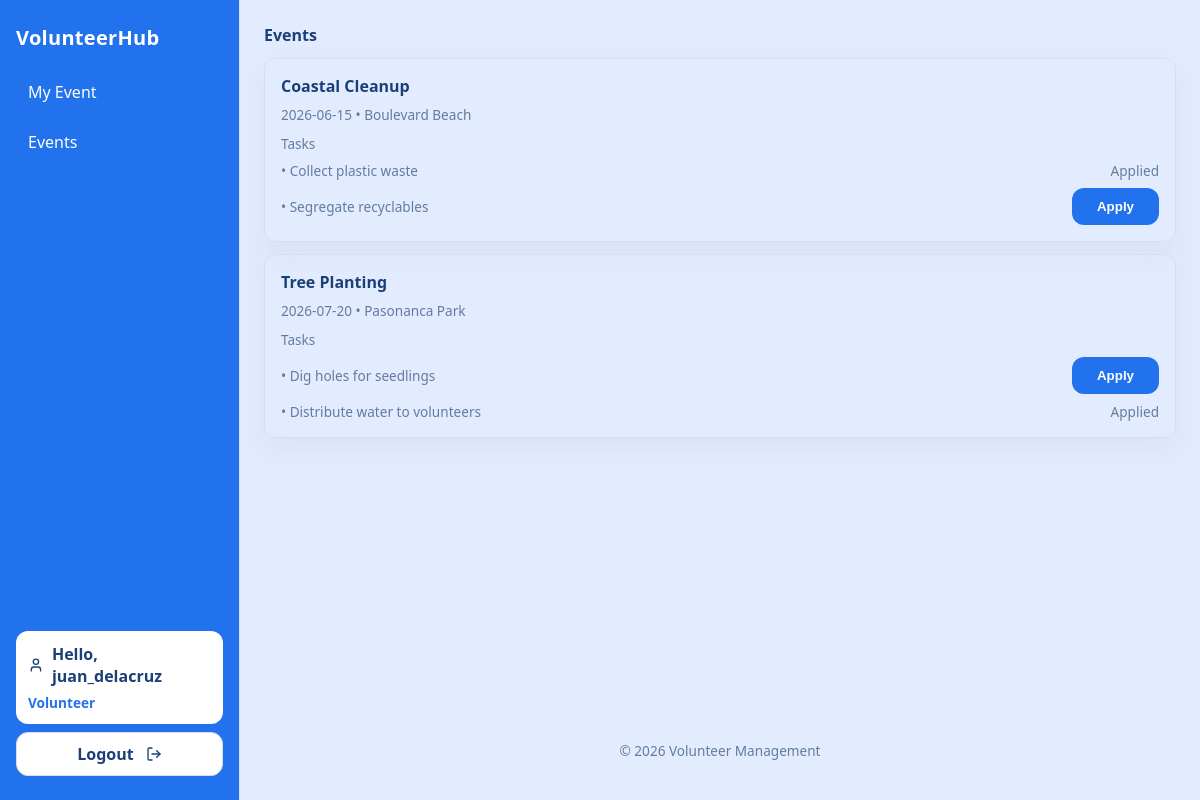
The page /src/pages/volunteer_events.php (signed in) on the database its author committed.
### tables this page shows
CREATE TABLE events (
    id INT AUTO_INCREMENT PRIMARY KEY,
    event_name VARCHAR(100) NOT NULL,
    event_date DATE NOT NULL,
    location VARCHAR(255) NOT NULL
);

CREATE TABLE tasks (
    id INT AUTO_INCREMENT PRIMARY KEY,
    event_id INT NOT NULL,
    task_description VARCHAR(255) NOT NULL,
    FOREIGN KEY (event_id) REFERENCES events(id) ON DELETE CASCADE
);

### src/classes/VolunteerManager.php (called while the page is built, shortened)
<?php
class VolunteerManager {
    private $db;
    private $table = "volunteers";
    public function __construct($db_connection) {
        $this->db = $db_connection;
    }
    public function getVolunteerByUserId($user_id) {
        $query = "SELECT * FROM " . $this->table . " WHERE user_id = :user_id LIMIT 1";
        $stmt = $this->db->prepare($query);
        $stmt->bindParam(':user_id', $user_id);
        $stmt->execute();
        return $stmt->fetch();
    }
    public function ensureVolunteerByUser($user_id, $username) {
        $existing = $this->getVolunteerByUserId($user_id);
        if ($existing) {
            return $existing;
        }
        return null;
    }
}

### src/classes/EventManager.php (called while the page is built, shortened)
<?php
class EventManager {
    private $db;
    private $table = "events";
    public function __construct($db_connection) {
        $this->db = $db_connection;
    }
    public function getAllEvents() {
        $query = "SELECT * FROM " . $this->table . " ORDER BY event_date ASC";
        $stmt = $this->db->prepare($query);
        $stmt->execute();
        return $stmt->fetchAll();
    }
    public function getTasksByEvent($event_id) {
        $query = "SELECT id, task_description FROM tasks WHERE event_id = :event_id ORDER BY id ASC";
        $stmt = $this->db->prepare($query);
        $stmt->bindParam(':event_id', $event_id);
        $stmt->execute();
        return $stmt->fetchAll();
    }
}

### src/pages/volunteer_events.php (the view, shortened to what this page needs)
<?php
require_once '../includes/header.php';
require_once '../classes/EventManager.php';
require_once '../classes/VolunteerManager.php';
$database = new Database();
$db = $database->getConnection();
$eventManager = new EventManager($db);
$volunteerManager = new VolunteerManager($db);
$volunteer = $volunteerManager->ensureVolunteerByUser($_SESSION['user_id'] ?? 0, $_SESSION['username'] ?? '');
$events = $eventManager->getAllEvents();
$tasksByEvent = [];
foreach ($events as $event) {
    $tasksByEvent[$event['id']] = $eventManager->getTasksByEvent($event['id']);
}
$appliedTasks = [];
if ($volunteer) {
    $appliedQuery = "SELECT task_id FROM participation WHERE volunteer_id = :volunteer_id";
    $appliedStmt = $db->prepare($appliedQuery);
    $appliedStmt->bindParam(':volunteer_id', $volunteer['id']);
    $appliedStmt->execute();
    $appliedTasks = $appliedStmt->fetchAll(PDO::FETCH_COLUMN);
}
?>
<h1 class="h5">Events</h1>
<?php if (!$volunteer): ?>
    <div class="card" style="margin-top:8px;">
        <div class="muted">Volunteer profile not found.</div>
    </div>
<?php elseif (empty($events)): ?>
    <div class="card" style="margin-top:8px;">
        <div class="muted">No events available.</div>
    </div>
<?php else: ?>
    <?php foreach ($events as $event): ?>
        <div class="card" style="margin-top:12px;">
            <div class="h5"><?php echo htmlspecialchars($event['event_name']); ?></div>
            <div class="muted small"><?php echo htmlspecialchars($event['event_date'] . ' • ' . $event['location']); ?></div>
            <div class="small" style="margin-top:10px;">Tasks</div>
            <?php if (empty($tasksByEvent[$event['id']])): ?>
                <div class="muted small">No tasks yet.</div>
            <?php else: ?>
                <?php foreach ($tasksByEvent[$event['id']] as $task): ?>
                    <form method="POST" action="volunteer_events.php" style="margin-top:8px;">
                        <div class="row" style="align-items:center;">
                            <div style="flex:1;">
                                <div class="small muted">• <?php echo htmlspecialchars($task['task_description']); ?></div>
                            </div>
                            <?php if (in_array($task['id'], $appliedTasks, true)): ?>
                                <span class="small muted">Applied</span>
                            <?php else: ?>
                                <button class="btn" type="submit">Apply</button>
                            <?php endif; ?>
                        </div>
                    </form>
                <?php endforeach; ?>
            <?php endif; ?>
        </div>
    <?php endforeach; ?>
<?php endif; ?>
<?php require_once '../includes/footer.php'; ?>

### src/includes/header.php (shortened to what this page needs)
<?php
$role = $_SESSION['role'] ?? 'admin';
$navLinks = $role === 'volunteer'
	? [
		'volunteer_home.php' => 'My Event',
		'volunteer_events.php' => 'Events'
	]
	: [
		'index.php' => 'Dashboard',
		'volunteers.php' => 'Volunteers',
		'events.php' => 'Events',
		'report.php' => 'Reports'
	];
?>
<!DOCTYPE html>
<html lang="en">
<head>
	<link rel="stylesheet" href="../styles/theme.css">
	<link rel="stylesheet" href="../styles/shared.css">
</head>
<body class="app-shell">
	<aside class="sidebar">
		<div class="sidebar-brand">VolunteerHub</div>
		<nav class="sidebar-nav">
			<?php foreach ($navLinks as $link => $label): ?>
				<a href="<?php echo htmlspecialchars($link); ?>"><?php echo htmlspecialchars($label); ?></a>
			<?php endforeach; ?>
		</nav>
		<?php if (!empty($_SESSION['username'])): ?>
			<div class="sidebar-user">
				<div class="sidebar-user-card">
					<div class="sidebar-user-name">
						<i data-lucide="user" width="16" height="16"></i>
						<span>Hello, <?php echo htmlspecialchars($_SESSION['username']); ?></span>
					</div>
					<span class="sidebar-user-role"><?php echo htmlspecialchars($_SESSION['role']); ?></span>
				</div>
				<a class="btn ghost" href="login.php?action=logout">Logout<i data-lucide="log-out" width="16" height="16"></i></a>
			</div>
		<?php endif; ?>
	</aside>
	<div class="app-content">
		<main class="container">

### src/includes/footer.php (shortened to what this page needs)
	</main>
	<footer class="footer">
		<div class="container small muted">© <?php echo date('Y'); ?> Volunteer Management</div>
	</footer>
	</div>
</body>
</html>

### src/styles/theme.css (style rules this page uses)
:root { --color-bg: #e3ecff; --color-surface: #ffffff; --color-surface-2: #eff4ff; --color-text: #1b3f77; --color-muted: #657b9e; --color-border: #d8deeb; --color-accent: #2272ed; --color-accent-contrast: #fff; --color-danger: #b6071b; --color-danger-text: #e38b7c; --radius-sm: 8px; --radius-md: 12px; --radius-lg: 20px; --shadow-1: 0 10px 30px rgba(158, 157, 167, 0.137); }

### src/styles/shared.css (style rules this page uses)
* , *::before, *::after { box-sizing: border-box; }
html, body { height: 100%; overflow: hidden; }
body { margin: 0; font-family: 'Google Sans', system-ui, Arial, Helvetica, sans-serif; background: var(--color-bg); color: var(--color-text); }
.app-shell { display: flex; height: 100vh; overflow: hidden; }
.sidebar-brand { font-size: 1.25rem; font-weight: 700; letter-spacing: 0.3px; color: var(--color-accent-contrast); }
.sidebar-nav { display: flex; flex-direction: column; gap: 8px; }
.sidebar-nav a { text-decoration: none; padding: 10px 12px; border-radius: var(--radius-sm); color: var(--color-accent-contrast); }
.sidebar-user { margin-top: auto; display: flex; flex-direction: column; gap: 8px; }
.sidebar-user-card { display: flex; flex-direction: column; gap: 6px; width: 100%; padding: 12px; border-radius: var(--radius-md); background-color: var(--color-surface); color: var(--color-text); }
.sidebar-user-name { display: flex; align-items: center; gap: 8px; font-weight: 600; }
.sidebar-user-role { font-size: 0.85rem; color: var(--color-accent); text-transform: capitalize; font-weight: 900; }
.app-content { flex: 1; width: 100%; min-width: 0; display: flex; flex-direction: column; overflow: hidden; }
a { color: inherit; }
.container { max-width: 90vw; margin: 24px auto; padding: 0 16px; }
.app-content .container { flex: 1; overflow-y: auto; width: 100%; max-width: none; margin: 0; padding: 24px 24px; scrollbar-width: thin; scrollbar-color: var(--color-border) transparent; }
.row { display: flex; gap: 16px; flex-wrap: wrap; }
.card { border: 1px solid var(--color-border); border-radius: var(--radius-md); padding: 16px; box-shadow: var(--shadow-1); }
.h5 { font-size: 1rem; margin: 0 0 8px 0; font-weight: 600; color: var(--color-text); }
.muted { color: var(--color-muted); font-size: 0.9rem; }
.small { font-size: 0.85rem; color: var(--color-muted); }
.btn { display: inline-flex; align-items: center; justify-content: center; gap: 12px; padding: 10px 24px; border-radius: var(--radius-md); background: var(--color-accent); color: var(--color-accent-contrast); text-decoration: none; border: 1px solid transparent; cursor: pointer; font-weight: 700; }
.btn.ghost { background: transparent; color: var(--color-text); border-color: var(--color-border); }
.footer { margin-top: 32px; padding: 16px 0; color: var(--color-muted); font-size: 0.9rem; text-align: center; }

### rows shown on the page
events: event_name "Coastal Cleanup", event_date+location "2026-06-15 • Boulevard Beach"
tasks: task_description "Collect plastic waste", shows "Applied"
tasks: task_description "Segregate recyclables", shows "Apply"
events: event_name "Tree Planting", event_date+location "2026-07-20 • Pasonanca Park"
tasks: task_description "Dig holes for seedlings", shows "Apply"
tasks: task_description "Distribute water to volunteers", shows "Applied"

### other values the page prints
$label "My Event"
$label "Events"
$_SESSION['username'] "juan_delacruz"
$_SESSION['role'] "Volunteer"
